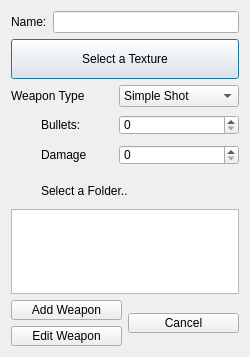
<?xml version="1.0" encoding="UTF-8"?>
<ui version="4.0">
 <class>QOmgWeaponsDialog</class>
 <widget class="QDialog" name="QOmgWeaponsDialog">
  <property name="geometry">
   <rect>
    <x>0</x>
    <y>0</y>
    <width>250</width>
    <height>357</height>
   </rect>
  </property>
  <property name="maximumSize">
   <size>
    <width>250</width>
    <height>16777215</height>
   </size>
  </property>
  <property name="windowTitle">
   <string>Dialog</string>
  </property>
  <layout class="QVBoxLayout" name="verticalLayout_2">
   <item>
    <layout class="QHBoxLayout" name="horizontalLayout_3">
     <item>
      <widget class="QLabel" name="label_2">
       <property name="text">
        <string>Name:</string>
       </property>
      </widget>
     </item>
     <item>
      <widget class="QLineEdit" name="_name"/>
     </item>
    </layout>
   </item>
   <item>
    <widget class="QPushButton" name="_pb_textures">
     <property name="minimumSize">
      <size>
       <width>82</width>
       <height>40</height>
      </size>
     </property>
     <property name="maximumSize">
      <size>
       <width>16777215</width>
       <height>80</height>
      </size>
     </property>
     <property name="styleSheet">
      <string notr="true"/>
     </property>
     <property name="text">
      <string>Select a Texture</string>
     </property>
     <property name="icon">
      <iconset resource="../../OmegaEditor.qrc">
       <normaloff>:/OmegaEditor/Resources/Icons/gun.png</normaloff>:/OmegaEditor/Resources/Icons/gun.png</iconset>
     </property>
     <property name="iconSize">
      <size>
       <width>32</width>
       <height>32</height>
      </size>
     </property>
    </widget>
   </item>
   <item>
    <layout class="QHBoxLayout" name="horizontalLayout_7">
     <item>
      <widget class="QLabel" name="label_8">
       <property name="text">
        <string>Weapon Type</string>
       </property>
      </widget>
     </item>
     <item>
      <widget class="QComboBox" name="cbTypeWeapon">
       <property name="minimumSize">
        <size>
         <width>120</width>
         <height>0</height>
        </size>
       </property>
       <property name="maximumSize">
        <size>
         <width>120</width>
         <height>16777215</height>
        </size>
       </property>
       <item>
        <property name="text">
         <string>Simple Shot</string>
        </property>
       </item>
       <item>
        <property name="text">
         <string>Blast Shot</string>
        </property>
       </item>
       <item>
        <property name="text">
         <string>Multi Shot</string>
        </property>
       </item>
      </widget>
     </item>
    </layout>
   </item>
   <item>
    <layout class="QHBoxLayout" name="horizontalLayout_4">
     <item>
      <widget class="QLabel" name="bulletIcon">
       <property name="minimumSize">
        <size>
         <width>24</width>
         <height>24</height>
        </size>
       </property>
       <property name="maximumSize">
        <size>
         <width>24</width>
         <height>24</height>
        </size>
       </property>
       <property name="text">
        <string/>
       </property>
       <property name="pixmap">
        <pixmap resource="../../OmegaEditor.qrc">:/OmegaEditor/Resources/Icons/bullet.png</pixmap>
       </property>
       <property name="scaledContents">
        <bool>true</bool>
       </property>
       <property name="alignment">
        <set>Qt::AlignCenter</set>
       </property>
      </widget>
     </item>
     <item>
      <widget class="QLabel" name="bulletLabel">
       <property name="text">
        <string>Bullets:</string>
       </property>
      </widget>
     </item>
     <item>
      <widget class="QSpinBox" name="bulletSpin">
       <property name="minimumSize">
        <size>
         <width>120</width>
         <height>20</height>
        </size>
       </property>
       <property name="maximumSize">
        <size>
         <width>120</width>
         <height>20</height>
        </size>
       </property>
       <property name="maximum">
        <number>1000</number>
       </property>
       <property name="singleStep">
        <number>5</number>
       </property>
      </widget>
     </item>
    </layout>
   </item>
   <item>
    <layout class="QHBoxLayout" name="horizontalLayout_5">
     <item>
      <widget class="QLabel" name="bulletIcon_2">
       <property name="minimumSize">
        <size>
         <width>24</width>
         <height>24</height>
        </size>
       </property>
       <property name="maximumSize">
        <size>
         <width>24</width>
         <height>24</height>
        </size>
       </property>
       <property name="text">
        <string/>
       </property>
       <property name="pixmap">
        <pixmap resource="../../OmegaEditor.qrc">:/OmegaEditor/Resources/Icons/damage.png</pixmap>
       </property>
       <property name="scaledContents">
        <bool>true</bool>
       </property>
       <property name="alignment">
        <set>Qt::AlignCenter</set>
       </property>
      </widget>
     </item>
     <item>
      <widget class="QLabel" name="bulletLabel_2">
       <property name="text">
        <string>Damage</string>
       </property>
      </widget>
     </item>
     <item>
      <widget class="QSpinBox" name="_damageSpin">
       <property name="minimumSize">
        <size>
         <width>120</width>
         <height>20</height>
        </size>
       </property>
       <property name="maximumSize">
        <size>
         <width>120</width>
         <height>20</height>
        </size>
       </property>
       <property name="maximum">
        <number>1000</number>
       </property>
       <property name="singleStep">
        <number>5</number>
       </property>
      </widget>
     </item>
    </layout>
   </item>
   <item>
    <widget class="QColorButton" name="widget" native="true"/>
   </item>
   <item>
    <layout class="QHBoxLayout" name="horizontalLayout_2">
     <item>
      <widget class="QLabel" name="label">
       <property name="minimumSize">
        <size>
         <width>24</width>
         <height>24</height>
        </size>
       </property>
       <property name="maximumSize">
        <size>
         <width>24</width>
         <height>24</height>
        </size>
       </property>
       <property name="text">
        <string/>
       </property>
       <property name="pixmap">
        <pixmap resource="../../OmegaEditor.qrc">:/OmegaEditor/Resources/Icons/folder.png</pixmap>
       </property>
       <property name="scaledContents">
        <bool>true</bool>
       </property>
      </widget>
     </item>
     <item>
      <widget class="QLabel" name="label_3">
       <property name="text">
        <string>Select a Folder..</string>
       </property>
      </widget>
     </item>
    </layout>
   </item>
   <item>
    <widget class="QListWidget" name="folderList">
     <property name="minimumSize">
      <size>
       <width>0</width>
       <height>50</height>
      </size>
     </property>
     <property name="maximumSize">
      <size>
       <width>16777215</width>
       <height>16777215</height>
      </size>
     </property>
    </widget>
   </item>
   <item>
    <layout class="QHBoxLayout" name="horizontalLayout">
     <item>
      <layout class="QVBoxLayout" name="verticalLayout">
       <item>
        <widget class="QPushButton" name="_newWeapon">
         <property name="minimumSize">
          <size>
           <width>82</width>
           <height>20</height>
          </size>
         </property>
         <property name="maximumSize">
          <size>
           <width>16777215</width>
           <height>20</height>
          </size>
         </property>
         <property name="styleSheet">
          <string notr="true"/>
         </property>
         <property name="text">
          <string>Add Weapon</string>
         </property>
         <property name="icon">
          <iconset resource="../../OmegaEditor.qrc">
           <normaloff>:/OmegaEditor/Resources/Icons/add.png</normaloff>:/OmegaEditor/Resources/Icons/add.png</iconset>
         </property>
        </widget>
       </item>
       <item>
        <widget class="QPushButton" name="_editWeapon">
         <property name="minimumSize">
          <size>
           <width>82</width>
           <height>20</height>
          </size>
         </property>
         <property name="maximumSize">
          <size>
           <width>16777215</width>
           <height>20</height>
          </size>
         </property>
         <property name="styleSheet">
          <string notr="true"/>
         </property>
         <property name="text">
          <string>Edit Weapon</string>
         </property>
         <property name="icon">
          <iconset resource="../../OmegaEditor.qrc">
           <normaloff>:/OmegaEditor/Resources/Icons/edit.png</normaloff>:/OmegaEditor/Resources/Icons/edit.png</iconset>
         </property>
        </widget>
       </item>
      </layout>
     </item>
     <item>
      <widget class="QPushButton" name="_cancel">
       <property name="sizePolicy">
        <sizepolicy hsizetype="Minimum" vsizetype="Fixed">
         <horstretch>0</horstretch>
         <verstretch>0</verstretch>
        </sizepolicy>
       </property>
       <property name="minimumSize">
        <size>
         <width>0</width>
         <height>20</height>
        </size>
       </property>
       <property name="maximumSize">
        <size>
         <width>16777215</width>
         <height>20</height>
        </size>
       </property>
       <property name="text">
        <string>Cancel</string>
       </property>
       <property name="icon">
        <iconset resource="../../OmegaEditor.qrc">
         <normaloff>:/OmegaEditor/Resources/Icons/delete.png</normaloff>:/OmegaEditor/Resources/Icons/delete.png</iconset>
       </property>
      </widget>
     </item>
    </layout>
   </item>
  </layout>
 </widget>
 <customwidgets>
  <customwidget>
   <class>QColorButton</class>
   <extends>QWidget</extends>
   <header>QColorButton.h</header>
   <container>1</container>
  </customwidget>
 </customwidgets>
 <resources>
  <include location="../../OmegaEditor.qrc"/>
  <include location="../../OmegaEditor.qrc"/>
  <include location="../images.qrc"/>
 </resources>
 <connections/>
</ui>
